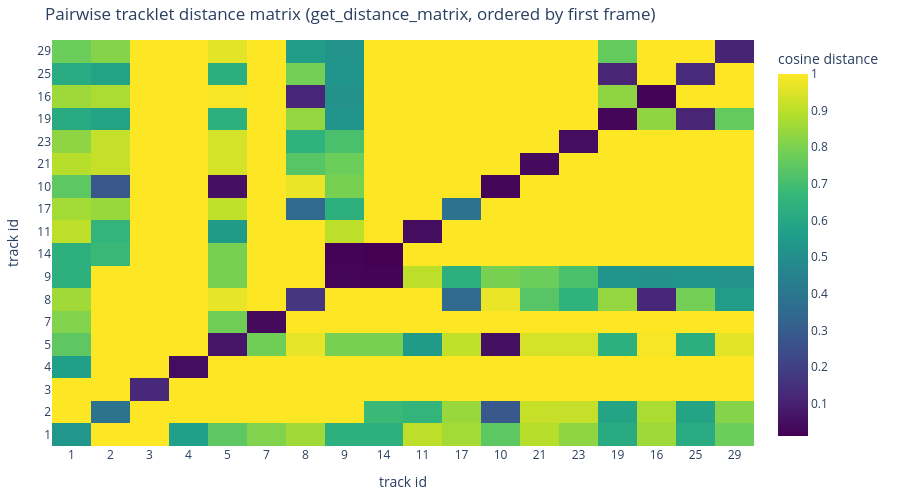

The notebook cell this image was saved under:
### Code cell
# --- heatmap: full pairwise tracklet distance matrix
from gta_link_vendor import get_distance_matrix

dist_matrix, matrix_track_ids = get_distance_matrix(tracklets)

# get_distance_matrix orders ids by `tracklets.keys()` (dict insertion order
# = first-seen order in the tracking loop above). Check whether that already
# coincides with ordering by first frame (`min(t.times)`) rather than assume
# it -- tracklet ids are only ever created the first time a track is
# confirmed, so in principle it should, but confirm rather than assume.
order_by_first_frame = sorted(matrix_track_ids, key=lambda tid: min(tracklets[tid].times))
if order_by_first_frame == matrix_track_ids:
    print("get_distance_matrix id order already matches first-frame order -- no reordering needed")
    ordered_ids = matrix_track_ids
    ordered_matrix = dist_matrix
else:
    print("get_distance_matrix id order did NOT match first-frame order -- reordering")
    ordered_ids = order_by_first_frame
    reindex = [matrix_track_ids.index(tid) for tid in ordered_ids]
    ordered_matrix = dist_matrix[np.ix_(reindex, reindex)]

fig = go.Figure(
    data=go.Heatmap(
        z=ordered_matrix,
        x=[str(tid) for tid in ordered_ids],
        y=[str(tid) for tid in ordered_ids],
        colorscale="Viridis",
        colorbar=dict(title="cosine distance"),
    )
)
fig.update_layout(
    title="Pairwise tracklet distance matrix (get_distance_matrix, ordered by first frame)",
    xaxis_title="track id",
    yaxis_title="track id",
    height=500,
    margin=dict(l=40, r=20, t=40, b=40),
)
fig.show()

### Figure 1 — Plotly figure (JSON) as saved in the notebook; plotly's stock layout.template omitted (floating-point values rounded to 4 significant figures; data arrays with more than 128 entries replaced by an {"elided": "..."} marker saying what was removed)
{"data": [{"colorbar": {"title": {"text": "cosine distance"}}, "colorscale": [[0.0, "#440154"], [0.1111, "#482878"], [0.2222, "#3e4989"], [0.3333, "#31688e"], [0.4444, "#26828e"], [0.5556, "#1f9e89"], [0.6667, "#35b779"], [0.7778, "#6ece58"], [0.8889, "#b5de2b"], [1.0, "#fde725"]], "type": "heatmap", "x": ["1", "2", "3", "4", "5", "7", "8", "9", "14", "11", "17", "10", "21", "23", "19", "16", "25", "29"], "y": ["1", "2", "3", "4", "5", "7", "8", "9", "14", "11", "17", "10", "21", "23", "19", "16", "25", "29"], "z": {"elided": "18x18 float values"}}], "layout": {"height": 500, "margin": {"b": 40, "l": 40, "r": 20, "t": 40}, "title": {"text": "Pairwise tracklet distance matrix (get_distance_matrix, ordered by first frame)"}, "xaxis": {"title": {"text": "track id"}}, "yaxis": {"title": {"text": "track id"}}}}
